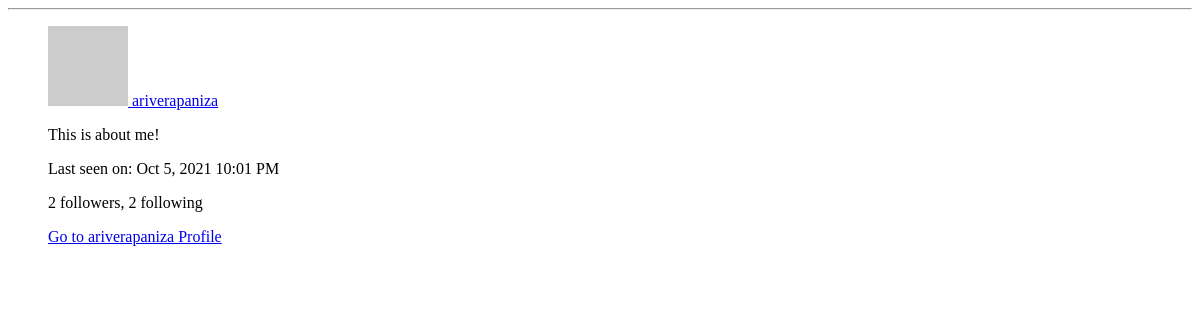
/user/ariverapaniza/popup (signed in), run on an earlier commit of the app's database.
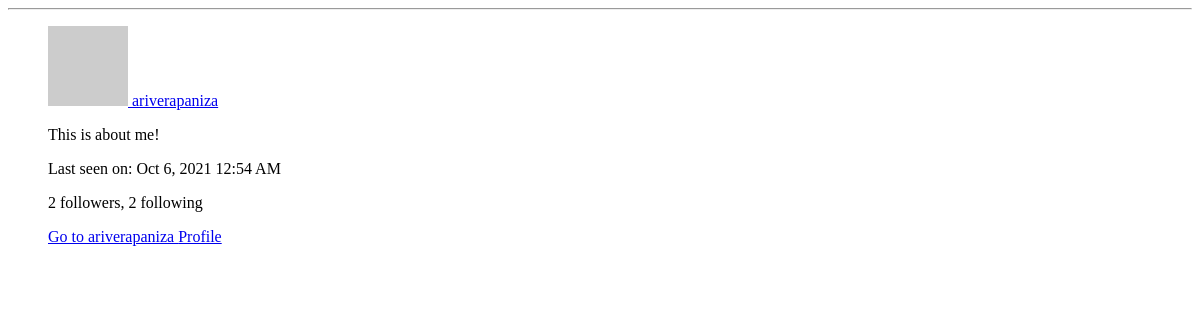
And on a later commit of the database.
### app/models.py (models this page shows, shortened)
class User(UserMixin, db.Model):
    id = db.Column(db.Integer, primary_key=True)
    username = db.Column(db.String(64), index=True, unique=True)
    email = db.Column(db.String(120), index=True, unique=True)
    password_hash = db.Column(db.String(128))
    posts = db.relationship('Post', backref='author', lazy='dynamic')
    about_me = db.Column(db.String(140))
    last_seen = db.Column(db.DateTime, default=datetime.utcnow)
    followed = db.relationship(
        'User', secondary=followers,
        primaryjoin=(followers.c.follower_id == id),
        secondaryjoin=(followers.c.followed_id == id),
        backref=db.backref('followers', lazy='dynamic'), lazy='dynamic')
    messages_sent = db.relationship('Message',
                                    foreign_keys='Message.sender_id',
                                    backref='author', lazy='dynamic')
    messages_received = db.relationship('Message',
                                        foreign_keys='Message.recipient_id',
                                        backref='recipient', lazy='dynamic')
    last_message_read_time = db.Column(db.DateTime)
    notifications = db.relationship('Notification', backref='user',
                                    lazy='dynamic')
    def avatar(self, size):
        digest = md5(self.email.lower().encode('utf-8')).hexdigest()
        return 'https://www.gravatar.com/avatar/{}?d=identicon&s={}'.format(
            digest, size)

### app/routes.py (the view)
@app.route('/user/<username>/popup')
@login_required
def user_popup(username):
    user = User.query.filter_by(username=username).first_or_404()
    form = EmptyForm()
    return render_template('user_popup.html', user=user, form=form)

### app/models.py (called while the page is built)
@login.user_loader
def load_user(id):
    return User.query.get(int(id))

    @classmethod
    def before_commit(cls, session):
        session._changes = {
            'add': list(session.new),
            'update': list(session.dirty),
            'delete': list(session.deleted)
        }

    @classmethod
    def after_commit(cls, session):
        for obj in session._changes['add']:
            if isinstance(obj, SearchableMixin):
                add_to_index(obj.__tablename__, obj)
        for obj in session._changes['update']:
            if isinstance(obj, SearchableMixin):
                add_to_index(obj.__tablename__, obj)
        for obj in session._changes['delete']:
            if isinstance(obj, SearchableMixin):
                remove_from_index(obj.__tablename__, obj)
        session._changes = None

### app/routes.py (called while the page is built)
@app.before_request
def before_request():
    if current_user.is_authenticated:
        current_user.last_seen = datetime.utcnow()
        db.session.commit()
        g.search_form = SearchForm()
    g.locale = str(get_locale())

### app/templates/user_popup.html
    <div class="row table-hover">
        <div class="col-md-12">
            <div class="blog-comment">
                <hr/>
                <ul class="comments">
                    <div class="post-comments">
                        <p><a href="{{ url_for('user', username=user.username) }}"><img src="{{ user.avatar(40) }}" class="avatar" alt=""> {{ user.username }}</a></p>
                            {% if user.about_me %}<p>{{ user.about_me }}</p>{% endif %}
                            {% if user.last_seen %}
                            <p>{{ _('Last seen on') }}: {{ moment(user.last_seen).format('lll') }}</p>
                            {% endif %}
                            <p>{{ _('%(count)d followers', count=user.followers.count()) }}, {{ _('%(count)d following', count=user.followed.count()) }}</p>
                                {% if user == current_user %}
                                <p><a href="{{ url_for('edit_profile') }}">{{ _('Edit your profile') }}</a></p>
                                {% else %}
                                <p><a href="{{ url_for('user', username=user.username) }}">Go to {{ user.username }} Profile</a></p>
                                {% endif %}
                    </div>
                </ul>
            </div>
        </div>
    </div>

What changed in the data, as far as the page shows it:
changed User "ariverapaniza": last_seen "Oct 5, 2021 10:01 PM" → "Oct 6, 2021 12:54 AM"
